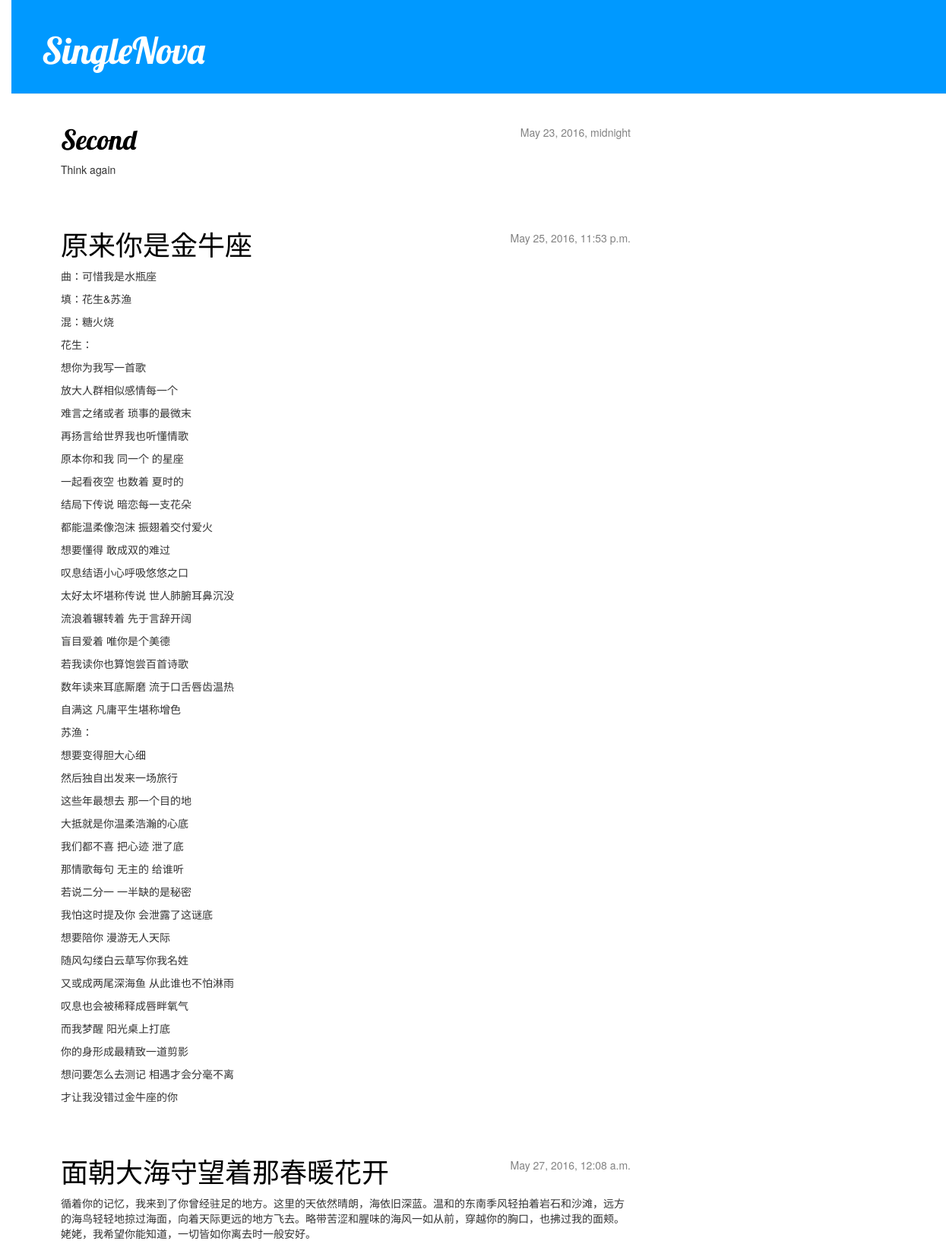
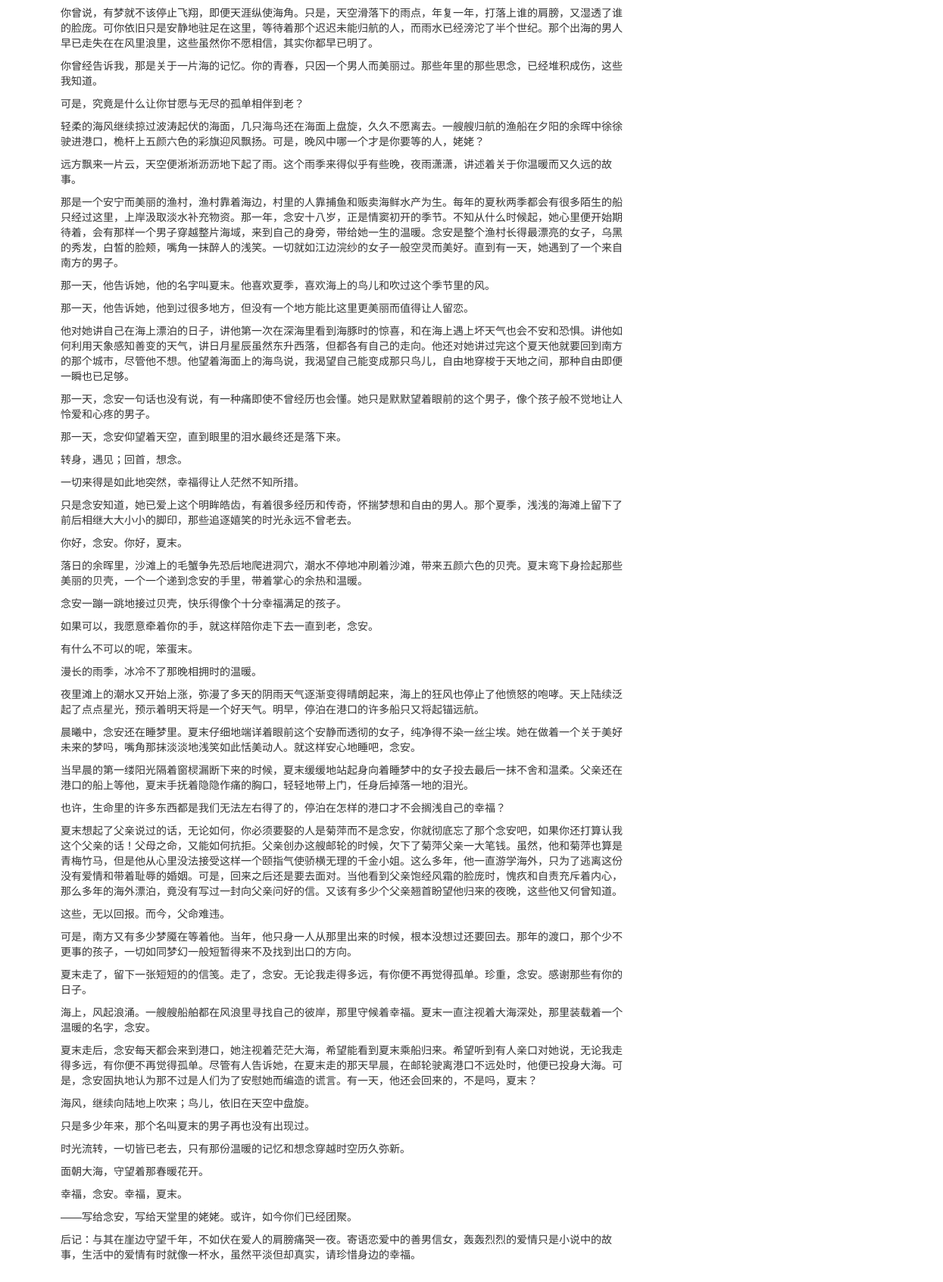
The page / on the database its author committed (2 pictures, top to bottom).
### blog/models.py (models this page shows, shortened)
class Post(models.Model):
    author = models.ForeignKey('auth.User')
    title = models.CharField(max_length=200)
    text = models.TextField()
    created_date = models.DateTimeField(
            default=timezone.now)
    published_date = models.DateTimeField(
            blank=True, null=True)

### blog/views.py (the view)
# urls.py: url(r'^$', views.post_list, name='post_list'),
def post_list(request):
    posts = Post.objects.filter(published_date__lte=timezone.now()).order_by('published_date')
    return render(request, 'blog/post_list.html', {'posts': posts})

### blog/templates/blog/post_list.html
    {% extends 'blog/base.html' %}
    {% block content %}
    	{% for post in posts %}
        	<div class="post">
           		 <div class="date">
               		 {{ post.published_date }}
            	 </div>
           		 <h1><a href="{% url 'post_detail' pk=post.pk %}">{{ post.title }}</a></h1>
            	 <p>{{ post.text|linebreaks }}</p>
        	</div>
    	{% endfor %}
    {% endblock content %}

### blog/templates/blog/base.html (shortened to what this page needs)
    {% load staticfiles %}
    <html>
        <head>
            <link rel="stylesheet" href="//maxcdn.bootstrapcdn.com/bootstrap/3.2.0/css/bootstrap.min.css">
            <link rel="stylesheet" href="//maxcdn.bootstrapcdn.com/bootstrap/3.2.0/css/bootstrap-theme.min.css">
            <link rel="stylesheet" href="{% static 'css/blog.css' %}">
        </head>
        <body>
            <div class="page-header">
                <h1><a href="/">SingleNova</a></h1>
            </div>
            <div class="content container">
                 <div class="row">
                      <div class="col-md-8">
                      {% block content %}
                      {% endblock %}
                      </div>
                 </div>
            </div>
        </body>
    </html>

### blog/static/css/blog.css (style rules this page uses)
h1 a { color: #FCA205; }
body { padding-left: 15px; }
.page-header { background-color: #0099FF; margin-top: 0; padding: 20px 20px 20px 40px; }
.page-header h1, .page-header h1 a, .page-header h1 a:visited, .page-header h1 a:active { color: #ffffff; font-size: 36pt; text-decoration: none; }
.content { margin-left: 50px; }
h1, h2, h3, h4 { font-family: 'Lobster', cursive; }
.date { float: right; color: #828282; }
.post { margin-bottom: 70px; }
.post h1 a, .post h1 a:visited { color: #000000; }

### rows shown on the page
Post: published_date "May 23, 2016, midnight", title "Second", text "Think again"
Post: published_date "May 25, 2016, 11:53 p.m.", title "原来你是金牛座", text "曲：可惜我是水瓶座 填：花生&苏渔 混：糖火烧 花生： 想你为我写一首歌 放大人群相似感情每一个 难言之绪或者 琐事的最微末 再扬言给世界我也听懂情歌 原本你和我 同一个 的星座 一起看夜空 也数着 夏时的 结局下传说 暗恋每一支花朵 都能温柔像泡沫 振翅着交付爱火 想要懂得 敢成双的难过 叹息结语小心呼吸悠悠之口 太好太坏堪称传说 世人肺腑耳鼻沉没 流浪着辗转着 先于言辞开阔 盲目爱着 唯你是个美德 若我读你也算饱尝百首诗歌 数年读来耳底厮磨 流于口舌唇齿温热 自满这 凡庸平生堪称增色 苏渔： 想要变得胆大心细 然后独自出发来一场旅行 这些年最想去 那一个目的地 大抵就是你温柔浩瀚的心底 我们都不喜 把心迹 泄了底 那情歌每句 无主的 给谁听 若说二分一 一半缺的是秘密 我怕这时提及你 会泄露了这谜底 想要陪你 漫游无人天际 随风勾缕白云草写你我名姓 又或成两尾深海鱼 从此谁也不怕淋雨 叹息也会被稀释成唇畔氧气 而我梦醒 阳光桌上打底 你的身形成最精致一道剪影 想问要怎么去测记 相遇才会分毫不离 才让我没错过金牛座的你"
Post: published_date "May 27, 2016, 12:08 a.m.", title "面朝大海守望着那春暖花开", text "循着你的记忆，我来到了你曾经驻足的地方。这里的天依然晴朗，海依旧深蓝。温和的东南季风轻拍着岩石和沙滩，远方的海鸟轻轻地掠过海面，向着天际更远的地方飞去。略带苦涩和腥味的海风一如从前，穿越你的胸口，也拂过我的面颊。姥姥，我希望你能知道，一切皆如你离去时一般安好。 你曾说，有梦就不该停止飞翔，即便天涯纵使海角。只是，天空滑落下的雨点，年复一年，打落上谁的肩膀，又湿透了谁的脸庞。可你依旧只是安静地驻足在这里，等待着那个迟迟未能归航的人，而雨水已经滂沱了半个世纪。那个出海的男人早已走失在在风里浪里，这些虽然你不愿相信，其实你都早已明了。 你曾经告诉我，那是关于一片海的记忆。你的青春，只因一个男人而美丽过。那些年里的那些思念，已经堆积成伤，这些我知道。 可是，究竟是什么让你甘愿与无尽的孤单相伴到老？ 轻柔的海风继续掠过波涛起伏的海面，几只海鸟还在海面上盘旋，久久不愿离去。一艘艘归航的渔船在夕阳的余晖中徐徐驶进港口，桅杆上五颜六色的彩旗迎风飘扬。可是，晚风中哪一个才是你要等的人，姥姥？ 远方飘来一片云，天空便淅淅沥沥地下起了雨。这个雨季来得似乎有些晚，夜雨潇潇，讲述着关于你温暖而又久远的故事。…"
